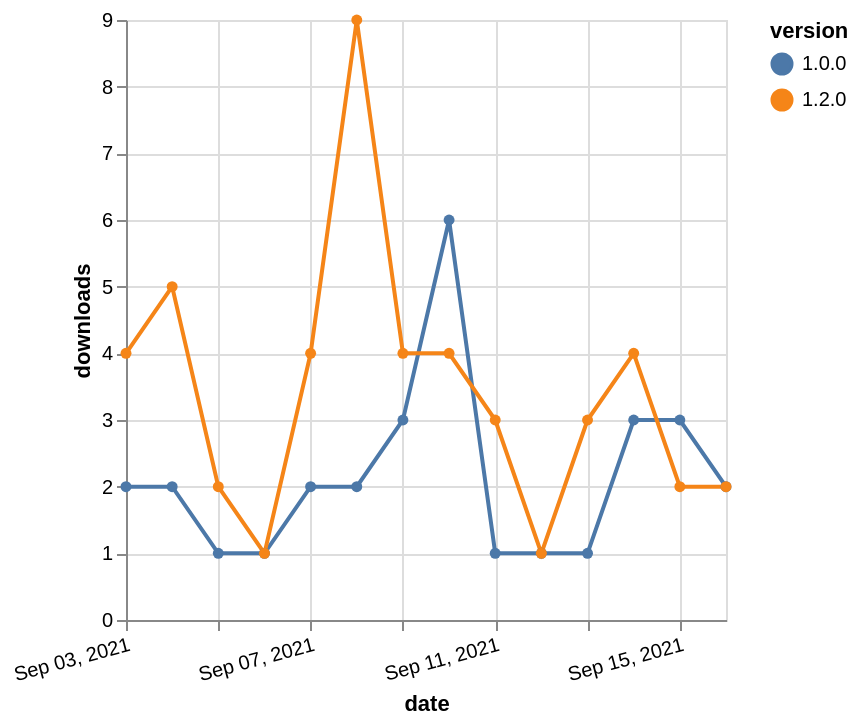

Source (Vega-Lite JSON):
### Vega-Lite specification from a JSON file in a GitHub repository (floating-point values rounded to 4 significant figures)
{"$schema": "https://vega.github.io/schema/vega-lite/v5.json", "description": "A simple bar chart with embedded data.", "data": {"values": [{"date": "2021-09-03", "total": 711, "delta": 2, "version": "1.0.0"}, {"date": "2021-09-04", "total": 713, "delta": 2, "version": "1.0.0"}, {"date": "2021-09-05", "total": 714, "delta": 1, "version": "1.0.0"}, {"date": "2021-09-06", "total": 715, "delta": 1, "version": "1.0.0"}, {"date": "2021-09-07", "total": 717, "delta": 2, "version": "1.0.0"}, {"date": "2021-09-08", "total": 719, "delta": 2, "version": "1.0.0"}, {"date": "2021-09-09", "total": 722, "delta": 3, "version": "1.0.0"}, {"date": "2021-09-10", "total": 728, "delta": 6, "version": "1.0.0"}, {"date": "2021-09-11", "total": 729, "delta": 1, "version": "1.0.0"}, {"date": "2021-09-12", "total": 730, "delta": 1, "version": "1.0.0"}, {"date": "2021-09-13", "total": 731, "delta": 1, "version": "1.0.0"}, {"date": "2021-09-14", "total": 734, "delta": 3, "version": "1.0.0"}, {"date": "2021-09-15", "total": 737, "delta": 3, "version": "1.0.0"}, {"date": "2021-09-16", "total": 739, "delta": 2, "version": "1.0.0"}, {"date": "2021-09-03", "total": 226, "delta": 4, "version": "1.2.0"}, {"date": "2021-09-04", "total": 231, "delta": 5, "version": "1.2.0"}, {"date": "2021-09-05", "total": 233, "delta": 2, "version": "1.2.0"}, {"date": "2021-09-06", "total": 234, "delta": 1, "version": "1.2.0"}, {"date": "2021-09-07", "total": 238, "delta": 4, "version": "1.2.0"}, {"date": "2021-09-08", "total": 247, "delta": 9, "version": "1.2.0"}, {"date": "2021-09-09", "total": 251, "delta": 4, "version": "1.2.0"}, {"date": "2021-09-10", "total": 255, "delta": 4, "version": "1.2.0"}, {"date": "2021-09-11", "total": 258, "delta": 3, "version": "1.2.0"}, {"date": "2021-09-12", "total": 259, "delta": 1, "version": "1.2.0"}, {"date": "2021-09-13", "total": 262, "delta": 3, "version": "1.2.0"}, {"date": "2021-09-14", "total": 266, "delta": 4, "version": "1.2.0"}, {"date": "2021-09-15", "total": 268, "delta": 2, "version": "1.2.0"}, {"date": "2021-09-16", "total": 270, "delta": 2, "version": "1.2.0"}]}, "width": "container", "mark": {"type": "line", "point": {"filled": true}}, "encoding": {"x": {"field": "date", "type": "temporal", "timeUnit": "yearmonthdate", "title": "date", "axis": {"labelAngle": -15}}, "y": {"field": "delta", "type": "quantitative", "title": "downloads"}, "color": {"field": "version", "type": "nominal"}, "tooltip": {"field": "delta"}}}
